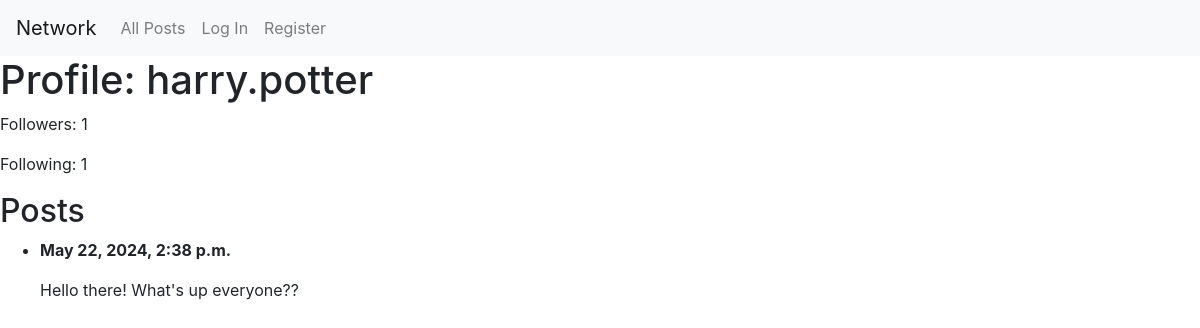
Screenshot of /profile/harry.potter with the database file from the repository.
### network/models.py (models this page shows, shortened)
class User(AbstractUser):
    pass

class Post(models.Model):
  user = models.ForeignKey(User, on_delete=models.CASCADE)
  content = models.TextField()
  timestamp = models.DateTimeField(auto_now_add=True)
  likes = models.PositiveIntegerField(default=0)

### network/views.py (the view)
# urls.py: path('profile/<str:username>', views.profile, name='profile'),
def profile(request, username):
  user = get_object_or_404(User, username=username)
  user_posts = Post.objects.filter(user=user).order_by('-timestamp')
  follower_count = user.followers.count()
  following_count = user.following.count()  # Optional, depending on your model
  show_follow_button = request.user != user and request.user.is_authenticated
  following = False
  if show_follow_button:
    following = Follower.objects.filter(follower=request.user, following=user).exists()
  return render(request, 'network/profile.html', {
      'profile_user': user,
      'posts': user_posts,
      'follower_count': follower_count,
      'following_count': following_count,
      'following': following,
      'show_follow_button': show_follow_button
  })

### network/templates/network/profile.html (shortened to what this page needs)
{% extends "network/layout.html" %}
{% block body %}
    <h1>Profile: {{ profile_user.username }}</h1>
    <p id="followers">Followers: {{ follower_count }}</p>
    <p id="following">Following: {{ following_count }}</p>
    <h2>Posts</h2>
    <ul>
    {% for post in posts %}
        <li>
        <p><b>{{ post.timestamp }}</b></p>
        <p>{{ post.content }}</p>
        </li>
    {% endfor %}
    </ul>
{% endblock %}

### rows the page displays
User: username "harry.potter"
Post: timestamp "May 22, 2024, 2:38 p.m.", content "Hello there! What's up everyone??"

### other values shown
{{ follower_count }} "1"
{{ following_count }} "1"
